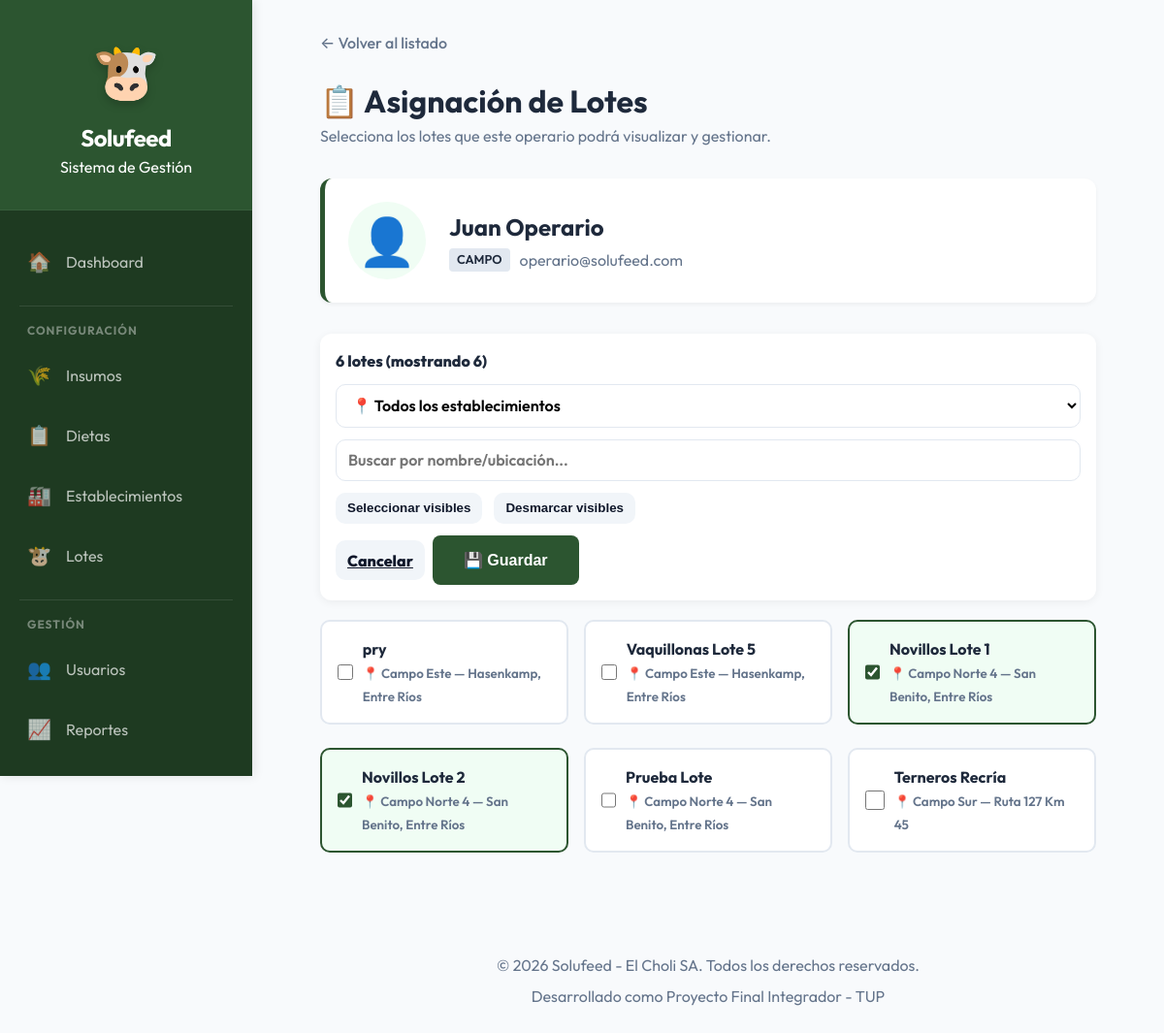
Screenshot of /solufeed/admin/usuarios/asignar_lotes.php?id=2 (signed in) with the database file from the repository.
### tables this page shows
CREATE TABLE `usuario` (
  `id_usuario` int(11) NOT NULL,
  `nombre` varchar(100) NOT NULL,
  `email` varchar(150) NOT NULL,
  `password_hash` varchar(255) NOT NULL,
  `tipo` enum('ADMIN','CAMPO') NOT NULL,
  `activo` tinyint(1) NOT NULL DEFAULT 1,
  `fecha_creacion` datetime NOT NULL,
  `fecha_actualizacion` datetime DEFAULT NULL
);

CREATE TABLE `tropa` (
  `id_tropa` int(11) NOT NULL,
  `nombre` varchar(100) NOT NULL,
  `id_campo` int(11) NOT NULL,
  `categoria` varchar(50) DEFAULT NULL,
  `fecha_inicio` date NOT NULL,
  `cantidad_inicial` int(11) NOT NULL,
  `activo` tinyint(1) NOT NULL DEFAULT 1,
  `fecha_creacion` datetime NOT NULL,
  `fecha_actualizacion` datetime DEFAULT NULL
);

CREATE TABLE `campo` (
  `id_campo` int(11) NOT NULL,
  `nombre` varchar(100) NOT NULL,
  `ubicacion` varchar(255) DEFAULT NULL,
  `activo` tinyint(1) NOT NULL DEFAULT 1
);

### solufeed/admin/usuarios/asignar_lotes.php (the view, shortened to what this page needs)
<?php
$db = getConnection();
$id_usuario = (int)($_GET['id'] ?? 0);
$stmt = $db->prepare("SELECT * FROM usuario WHERE id_usuario = ?");
$stmt->execute([$id_usuario]);
$usuario = $stmt->fetch();
$stmt = $db->query("
    SELECT
        t.id_tropa,
        t.nombre,
        t.id_campo,
        c.nombre as nombre_campo,
        c.ubicacion as ubicacion_campo
    FROM tropa t
    LEFT JOIN campo c ON t.id_campo = c.id_campo
    WHERE t.activo = 1
    ORDER BY c.nombre ASC, t.nombre ASC
");
$lotes_activos = $stmt->fetchAll();
$stmt = $db->prepare("SELECT id_tropa FROM usuario_tropa WHERE id_usuario = ?");
$stmt->execute([$id_usuario]);
$lotes_asignados = $stmt->fetchAll(PDO::FETCH_COLUMN);
?>
<?php
require_once '../../includes/header.php';
?>
<div class="container assignment-container">
        <div style="margin-bottom: 1.5rem;">
            <a href="listar.php" style="text-decoration: none; color: var(--text-muted); font-weight: 500;">← Volver al listado</a>
        </div>
        <h1>📋 Asignación de Lotes</h1>
        <p style="color: var(--text-muted); margin-bottom: 2rem;">Selecciona los lotes que este operario podrá visualizar y gestionar.</p>
        <div class="user-card">
            <div class="user-avatar">
                👤
            </div>
            <div>
                <h2 style="margin: 0; margin-bottom: 0.25rem;"><?php echo htmlspecialchars($usuario['nombre']); ?></h2>
                <div style="display: flex; gap: 10px; align-items: center;">
                    <span style="background: #e2e8f0; padding: 2px 8px; border-radius: 4px; font-size: 0.8rem; font-weight: 600;">
                        <?php echo $usuario['tipo']; ?>
                    </span>
                    <span style="color: var(--text-muted);"><?php echo htmlspecialchars($usuario['email']); ?></span>
                </div>
            </div>
        </div>
        <form method="POST">
            <div class="actions-bar">
                <div class="filters">
                    <div style="font-weight: 800; color: var(--text);">
                        <span id="lotesCountTotal"><?php echo count($lotes_activos); ?></span> lotes (mostrando <span id="lotesCountVisible"><?php echo count($lotes_activos); ?></span>)
                    </div>
                    <select id="filtroCampo" aria-label="Filtrar por establecimiento">
                        <option value="">📍 Todos los establecimientos</option>
                    </select>
                    <input type="text" id="buscarLote" placeholder="Buscar por nombre/ubicación..." autocomplete="off">
                    <button type="button" class="small-btn" id="btnSelVisibles">Seleccionar visibles</button>
                    <button type="button" class="small-btn" id="btnDesVisibles">Desmarcar visibles</button>
                </div>
                <div style="display: flex; gap: 0.5rem; align-items: center;">
                    <a href="listar.php" class="small-btn">Cancelar</a>
                    <button type="submit" class="btn-save">💾 Guardar</button>
                </div>
            </div>
            <div class="lotes-grid">
                <?php foreach ($lotes_activos as $lote): ?>
                    <?php $isChecked = in_array($lote['id_tropa'], $lotes_asignados); ?>
                    <label class="lote-option <?php echo $isChecked ? 'selected' : ''; ?>" data-campo-id="<?php echo (int)($lote['id_campo'] ?? 0); ?>" data-nombre="<?php echo htmlspecialchars($lote['nombre'] ?? '', ENT_QUOTES, 'UTF-8'); ?>" data-campo-nombre="<?php echo htmlspecialchars($lote['nombre_campo'] ?? '', ENT_QUOTES, 'UTF-8'); ?>" data-ubicacion="<?php echo htmlspecialchars($lote['ubicacion_campo'] ?? '', ENT_QUOTES, 'UTF-8'); ?>">
                        <input type="checkbox" name="lotes[]" value="<?php echo $lote['id_tropa']; ?>"
                               <?php echo $isChecked ? 'checked' : ''; ?>
                               onchange="updateVisuals()">
                        <div class="lote-info">
                            <h4><?php echo htmlspecialchars($lote['nombre']); ?></h4>
                            <small>📍 <?php echo htmlspecialchars($lote['nombre_campo'] ?? 'Sin campo'); ?><?php echo !empty($lote['ubicacion_campo']) ? ' — ' . htmlspecialchars($lote['ubicacion_campo']) : ''; ?></small>
                        </div>
                    </label>
                <?php endforeach; ?>
            </div>
        </form>
    </div>
<?php require_once '../../includes/footer.php'; ?>

### solufeed/assets/css/main.css (style rules this page uses)
:root { --primary: #2c5530; --primary-light: #3d7043; --primary-dark: #1e3a21; --secondary: #1e6091; --accent: #f4a261; --success: #28a745; --danger: #dc3545; --warning: #ffc107; --info: #17a2b8; --bg-main: #f8fafc; --surface: #ffffff; --border: #e2e8f0; --text-main: #1e293b; --text-muted: #64748b; --text-on-primary: #ffffff; --shadow-sm: 0 1px 3px rgba(0, 0, 0, 0.12); --shadow-md: 0 4px 6px -1px rgba(0, 0, 0, 0.1), 0 2px 4px -1px rgba(0, 0, 0, 0.06); --shadow-lg: 0 10px 15px -3px rgba(0, 0, 0, 0.1), 0 4px 6px -2px rgba(0, 0, 0, 0.05); --radius: 12px; --text: var(--text-main); --shadow: var(--shadow-md); --bg-glass: rgba(255, 255, 255, 0.85); --accent-color: var(--accent); }
* { margin: 0; padding: 0; box-sizing: border-box; }
body { font-family: 'Outfit', 'Inter', -apple-system, sans-serif; background-color: var(--bg-main); color: var(--text-main); line-height: 1.5; -webkit-font-smoothing: antialiased; }
.user-avatar { background: rgba(255, 255, 255, 0.1); width: 40px; height: 40px; border-radius: 50%; display: flex; align-items: center; justify-content: center; font-size: 1.25rem; }
label { display: block; font-weight: 600; margin-bottom: 0.5rem; color: var(--text-main); }
input[type="text"], input[type="number"], input[type="date"], input[type="time"], input[type="email"], input[type="password"], select, textarea { width: 100%; padding: 0.75rem 1rem; border: 1px solid var(--border); border-radius: 8px; font-family: inherit; font-size: 1rem; transition: border-color 0.2s ease, box-shadow 0.2s ease; }

### solufeed/admin/usuarios/asignar_lotes.php (style rules this page uses)
.assignment-container { max-width: 800px; margin: 0 auto; }
.user-card { background: white; padding: 1.5rem; border-radius: 12px; box-shadow: 0 2px 4px rgba(0,0,0,0.05); margin-bottom: 2rem; display: flex; align-items: center; gap: 1.5rem; border-left: 5px solid var(--primary); }
.user-avatar { font-size: 3rem; background: #f0fdf4; width: 80px; height: 80px; display: flex; align-items: center; justify-content: center; border-radius: 50%; }
.lotes-grid { display: grid; grid-template-columns: repeat(auto-fill, minmax(250px, 1fr)); gap: 1rem; margin-bottom: 2rem; }
.lote-option { background: white; border: 2px solid #e2e8f0; border-radius: 10px; padding: 1rem; cursor: pointer; transition: all 0.2s ease; position: relative; display: flex; align-items: center; gap: 10px; }
.lote-option input[type="checkbox"] { width: 20px; height: 20px; accent-color: var(--primary); }
.lote-option.selected { background: #f0fdf4; border-color: var(--primary); }
.lote-info h4 { margin: 0; color: var(--text); font-size: 1rem; }
.lote-info small { color: var(--text-muted); }
.actions-bar { background: white; padding: 1rem; border-radius: 12px; display: flex; justify-content: space-between; align-items: center; gap: 0.75rem; flex-wrap: wrap; box-shadow: 0 2px 10px rgba(0,0,0,0.06); margin-bottom: 1.25rem; }
.filters { display: flex; gap: 0.75rem; align-items: center; flex-wrap: wrap; }
.filters select, .filters input[type="text"] { padding: 0.65rem 0.75rem; border: 1px solid #e2e8f0; border-radius: 10px; background: #fff; min-width: 220px; font-weight: 600; }
.small-btn { border: none; background: #f1f5f9; color: #0f172a; padding: 0.55rem 0.75rem; border-radius: 10px; cursor: pointer; font-weight: 800; transition: transform 0.12s ease; }
.btn-save { background: var(--primary); color: white; padding: 1rem 2rem; border-radius: 8px; border: none; font-weight: bold; font-size: 1rem; cursor: pointer; transition: background 0.3s; }

### rows the page displays
usuario: nombre "Juan Operario", tipo "CAMPO", email "operario@solufeed.com"
tropa: nombre "pry", id_campo.nombre "Campo Este", id_campo.ubicacion "Hasenkamp, Entre Ríos"
tropa: nombre "Vaquillonas Lote 5", id_campo.nombre "Campo Este", id_campo.ubicacion "Hasenkamp, Entre Ríos"
tropa: id_tropa "☑", nombre "Novillos Lote 1", id_campo.nombre "Campo Norte 4", id_campo.ubicacion "San Benito, Entre Ríos"
tropa: id_tropa "☑", nombre "Novillos Lote 2", id_campo.nombre "Campo Norte 4", id_campo.ubicacion "San Benito, Entre Ríos"
tropa: nombre "Prueba Lote", id_campo.nombre "Campo Norte 4", id_campo.ubicacion "San Benito, Entre Ríos"
tropa: nombre "Terneros Recría", id_campo.nombre "Campo Sur", id_campo.ubicacion "Ruta 127 Km 45"

### other values shown
count($lotes_activos) "6"
